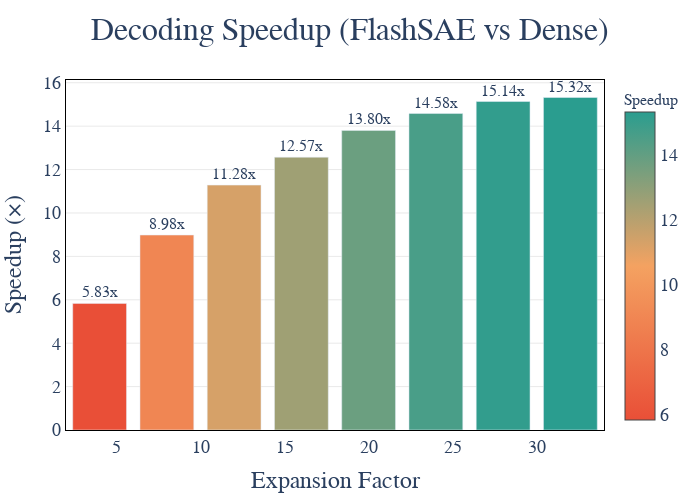

The notebook cell saved with this chart:
### Code cell
speedup = [base / sparse for base, sparse in zip(time_base, time_sparse)]

fig_speedup = go.Figure()

fig_speedup.add_trace(go.Bar(
    x=expansion_factors,
    y=speedup,
    marker=dict(
        color=speedup,
        colorscale=[[0, '#E94F37'], [0.5, '#F4A261'], [1, '#2A9D8F']],
        showscale=True,
        colorbar=dict(
            title=dict(text='Speedup', font=dict(size=16, family='Times New Roman')),
            tickfont=dict(size=18, family='Times New Roman'),
        ),
    ),
    text=[f'{s:.2f}x' for s in speedup],
    textposition='outside',
    textfont=dict(size=16, family='Times New Roman'),
))

fig_speedup.update_layout(
    title=dict(
        text=f'Decoding Speedup (FlashSAE vs Dense)',
        font=dict(size=32, family='Times New Roman'),
        x=0.5,
    ),
    xaxis=dict(
        title=dict(text='Expansion Factor', font=dict(size=24, family='Times New Roman')),
        tickfont=dict(size=18, family='Times New Roman'),
        showline=True,
        linewidth=1,
        linecolor='black',
        mirror=True,
    ),
    yaxis=dict(
        title=dict(text='Speedup (×)', font=dict(size=24, family='Times New Roman')),
        tickfont=dict(size=18, family='Times New Roman'),
        gridcolor='lightgray',
        gridwidth=0.5,
        showline=True,
        linewidth=1,
        linecolor='black',
        mirror=True,
        rangemode='tozero',
    ),
    plot_bgcolor='white',
    paper_bgcolor='white',
    width=700,
    height=500,
    margin=dict(l=60, r=40, t=80, b=60),
    showlegend=False,
)

fig_speedup.show()

fig_speedup.write_image(
    "/Users/jxwang/Programs/sii-courses/ai-system-25/course_project/result/decoding_in_forward/decode_speedup_comparison.pdf", 
    format="pdf",
)

### Figure 1 — Plotly figure (JSON) as saved in the notebook; plotly's stock layout.template omitted (floating-point values rounded to 4 significant figures)
{"data": [{"marker": {"color": [5.835, 8.983, 11.28, 12.57, 13.8, 14.58, 15.14, 15.32], "colorbar": {"tickfont": {"family": "Times New Roman", "size": 18}, "title": {"font": {"family": "Times New Roman", "size": 16}, "text": "Speedup"}}, "colorscale": [[0, "#E94F37"], [0.5, "#F4A261"], [1, "#2A9D8F"]], "showscale": true}, "text": ["5.83x", "8.98x", "11.28x", "12.57x", "13.80x", "14.58x", "15.14x", "15.32x"], "textfont": {"family": "Times New Roman", "size": 16}, "textposition": "outside", "type": "bar", "x": [4, 8, 12, 16, 20, 24, 28, 32], "y": [5.835, 8.983, 11.28, 12.57, 13.8, 14.58, 15.14, 15.32]}], "layout": {"height": 500, "margin": {"b": 60, "l": 60, "r": 40, "t": 80}, "paper_bgcolor": "white", "plot_bgcolor": "white", "showlegend": false, "title": {"font": {"family": "Times New Roman", "size": 32}, "text": "Decoding Speedup (FlashSAE vs Dense)", "x": 0.5}, "width": 700, "xaxis": {"linecolor": "black", "linewidth": 1, "mirror": true, "showline": true, "tickfont": {"family": "Times New Roman", "size": 18}, "title": {"font": {"family": "Times New Roman", "size": 24}, "text": "Expansion Factor"}}, "yaxis": {"gridcolor": "lightgray", "gridwidth": 0.5, "linecolor": "black", "linewidth": 1, "mirror": true, "rangemode": "tozero", "showline": true, "tickfont": {"family": "Times New Roman", "size": 18}, "title": {"font": {"family": "Times New Roman", "size": 24}, "text": "Speedup (×)"}}}}
